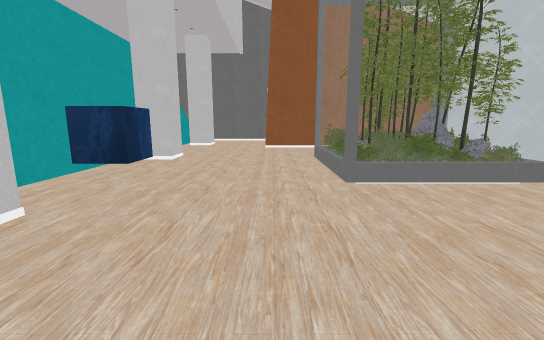
View 1 (above)

16 first-person views from a walk through a Unity game level. The camera is 1.3 m above the floor, tilts 10° down and sees 90° across. The floor is counted in squares, 1 m on a side. Each view is taken from the middle of a square. On the plan, view 1 faces up. The plan holds only what a view shows up to about 13 squares ahead; the rest is blank. The place goes on beyond the plan. The player character is not drawn. Some surface patterns are stand-ins.

View 2
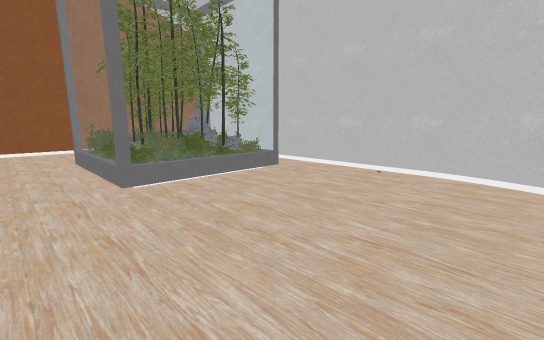

View 3
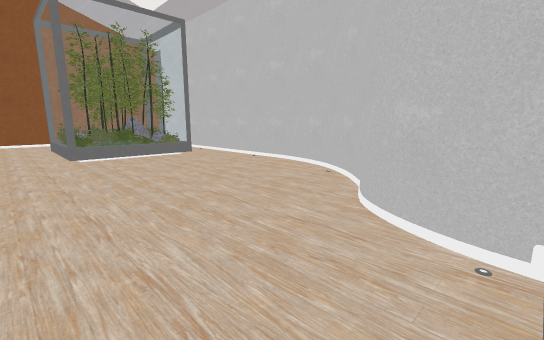

View 4
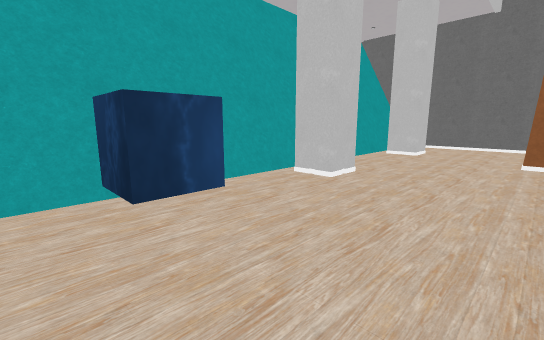

View 5
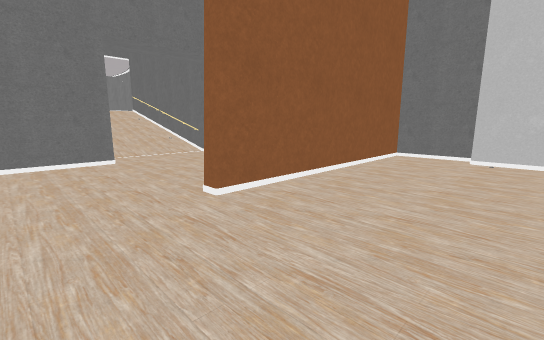

View 6
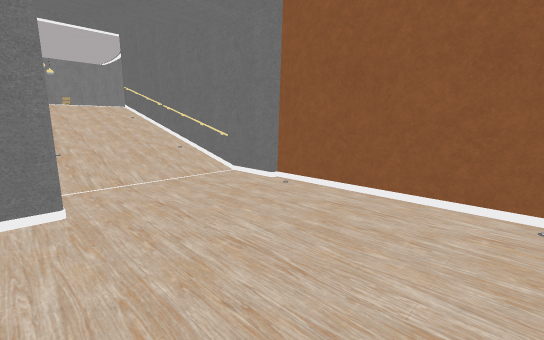

View 7
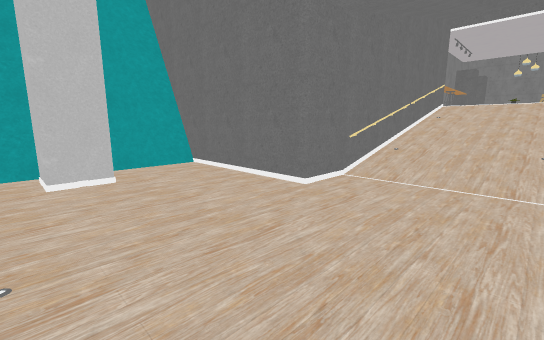

View 8
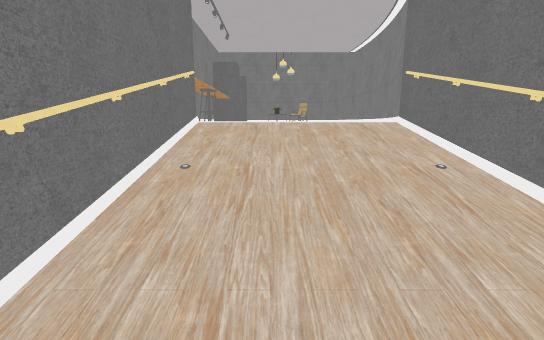

View 9
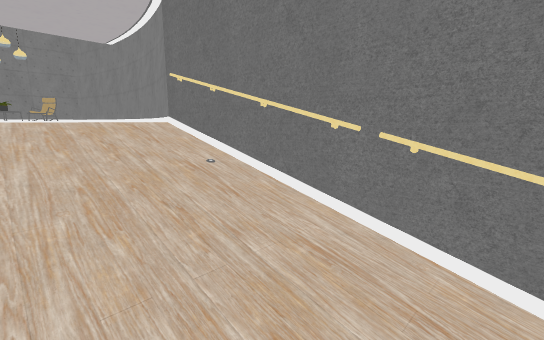

View 10
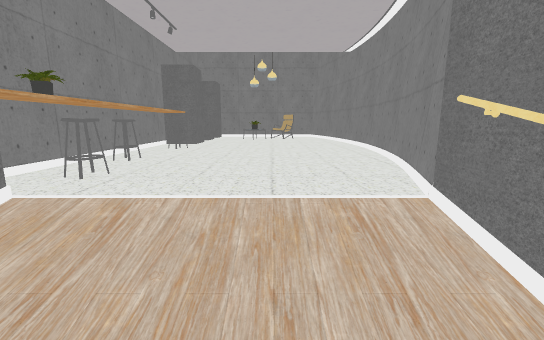

View 11
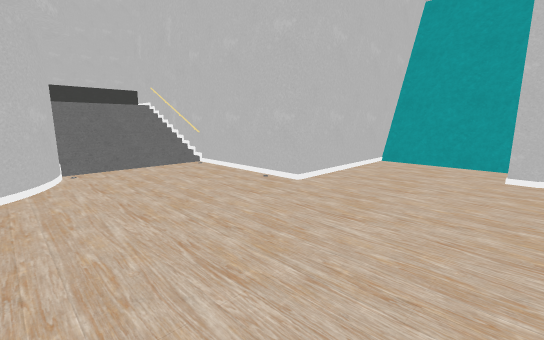

View 12
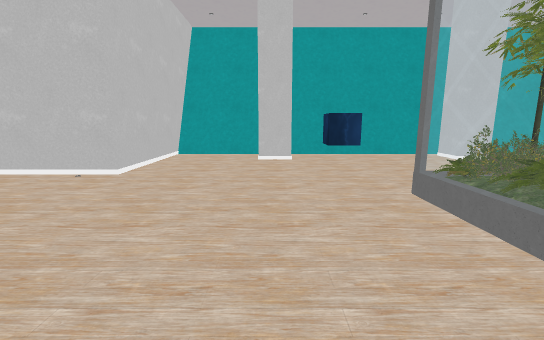

View 13
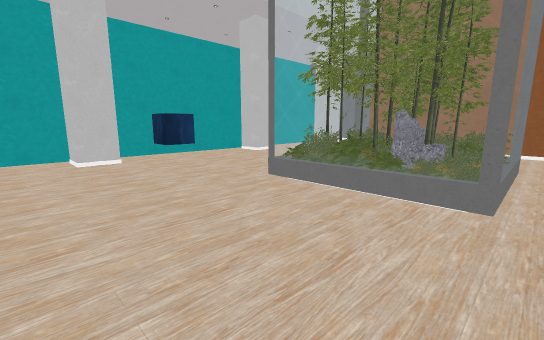

View 14
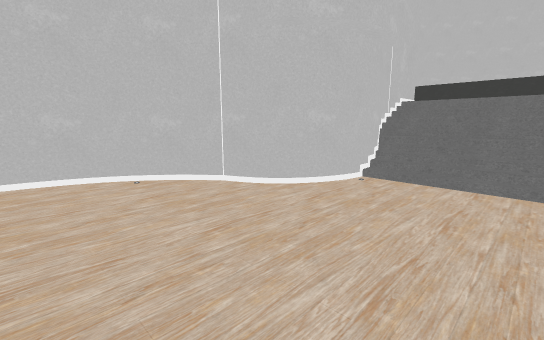

View 15
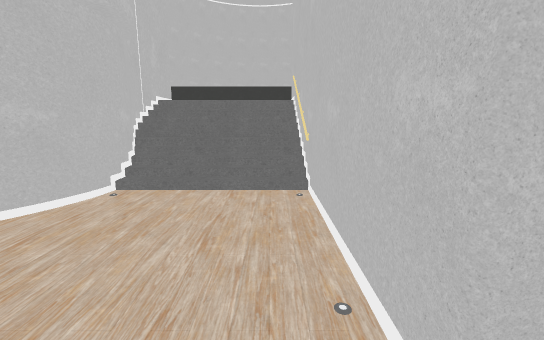

View 16
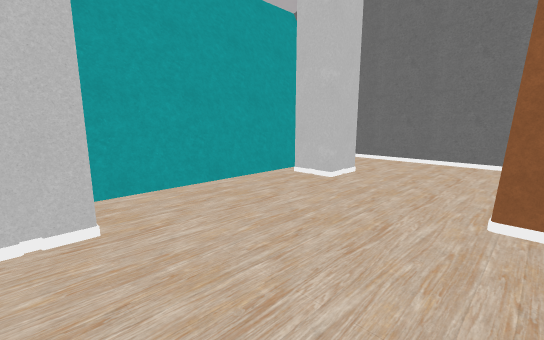

### Floor plan
Key: @ floor where view 1 was taken; # wall or solid block; . main floor; : floor 1.75 m higher than the main floor; + floor 2 m higher than the main floor; / step, stairs or slope; = window, fence, low wall or low ledge; ≈ water the walk keeps out of; P pillar; R railing; S stool; C chair; T pot; O other object.
Columns run from 6 left of view 1 to 8 right of it. Each row starts with its distance up from view 1.
 41      O    #
 40      O    OO
 39      O OCC#O
 38      O     O
 37      O     #
 36     #O     #
 35      S     O
 34      S     #
 33      O     #
 32      S    ##
 31     #TS   #
 30      O++++O
 29      #////#
 28      #R//R#
 27      #R//R#
 26      #R//R#
 25      #////#
 24      #O//R#
 23      #O//R#
 22      #O//R#
 21      #....#
 20 #=####....#
 19 #=........#
 18 #=........#
 17 ##P.......#
 16 #PP.......#
 15 #=........#
 14 #=....#########
 13 #=............#
 12 #=............#
 11 ##P..........##
 10 #PP..........#
  9 #=......OOOOO#
  8 #=......OOO O#
  7 #=......O OOO#
  6 #=.≈....OOOOO#
  5 #=.≈....OOOO.#
  4 ##P..........#
  3 #PP..........#
  2 #=...........#
  1 #=...........#
  0 #=....@......#
 -1 ######......##
 -2      #......#
 -3      #....###
 -4      #...##
 -5      #///#
 -6      O///##
 -7      O////#
 -8      O////#
 -9        :::
-10          ##

Where each view was taken, in squares from view 1:
view 1: 0 up, 0 right, facing up
view 2: 0 up, 0 right, facing up-right
view 3: 5 down, 0 right, facing up-right
view 4: 4 up, 0 right, facing up-left
view 5: 10 up, 3 left, facing up-right
view 6: 15 up, 1 left, facing up-right
view 7: 15 up, 3 right, facing up-left
view 8: 24 up, 1 right, facing up
view 9: 24 up, 1 right, facing up-right
view 10: 27 up, 2 right, facing up
view 11: 3 up, 4 right, facing down-left
view 12: 3 up, 6 right, facing left
view 13: 1 up, 6 right, facing up-left
view 14: 1 up, 0 right, facing down-right
view 15: 0 up, 0 right, facing down
view 16: 10 up, 0 right, facing up-left
